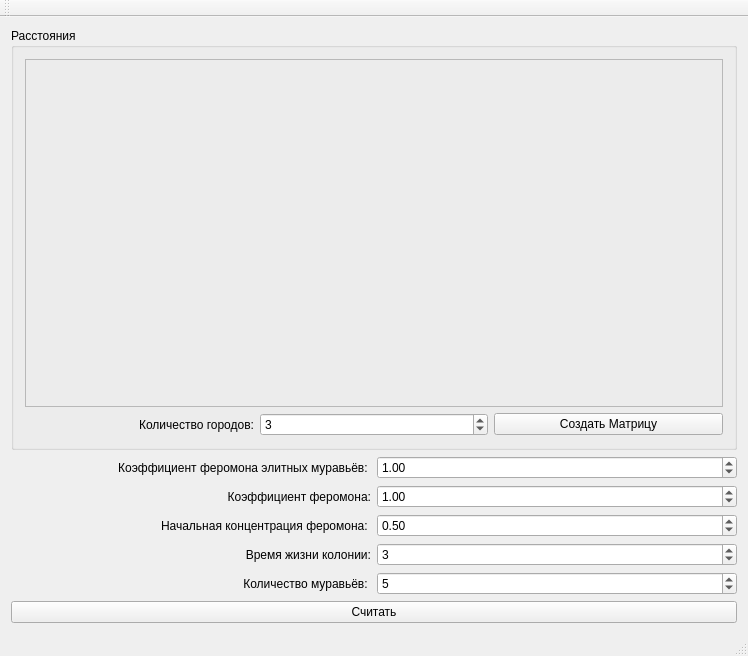
<?xml version="1.0" encoding="UTF-8"?>
<ui version="4.0">
 <class>MainWindow</class>
 <widget class="QMainWindow" name="MainWindow">
  <property name="geometry">
   <rect>
    <x>0</x>
    <y>0</y>
    <width>748</width>
    <height>656</height>
   </rect>
  </property>
  <property name="windowTitle">
   <string>MainWindow</string>
  </property>
  <widget class="QWidget" name="centralWidget">
   <layout class="QVBoxLayout" name="verticalLayout">
    <item>
     <widget class="QGroupBox" name="distanceMatrix">
      <property name="title">
       <string>Расстояния</string>
      </property>
      <layout class="QVBoxLayout" name="verticalLayout_2">
       <item>
        <widget class="QFrame" name="matrixFrame">
         <property name="frameShape">
          <enum>QFrame::StyledPanel</enum>
         </property>
         <property name="frameShadow">
          <enum>QFrame::Raised</enum>
         </property>
        </widget>
       </item>
       <item>
        <layout class="QHBoxLayout" name="horizontalLayout">
         <item>
          <widget class="QLabel" name="citiesLab">
           <property name="text">
            <string>Количество городов:</string>
           </property>
           <property name="alignment">
            <set>Qt::AlignRight|Qt::AlignTrailing|Qt::AlignVCenter</set>
           </property>
          </widget>
         </item>
         <item>
          <widget class="QSpinBox" name="citiesSpin">
           <property name="minimum">
            <number>2</number>
           </property>
           <property name="maximum">
            <number>20</number>
           </property>
           <property name="value">
            <number>3</number>
           </property>
          </widget>
         </item>
         <item>
          <widget class="QPushButton" name="createMatrixPB">
           <property name="text">
            <string>Создать Матрицу</string>
           </property>
          </widget>
         </item>
        </layout>
       </item>
      </layout>
     </widget>
    </item>
    <item>
     <layout class="QHBoxLayout" name="elightLayout">
      <item>
       <widget class="QLabel" name="elightLab">
        <property name="text">
         <string>Коэффициент феромона элитных муравьёв: </string>
        </property>
        <property name="alignment">
         <set>Qt::AlignRight|Qt::AlignTrailing|Qt::AlignVCenter</set>
        </property>
       </widget>
      </item>
      <item>
       <widget class="QDoubleSpinBox" name="elightSpin">
        <property name="value">
         <double>1.000000000000000</double>
        </property>
       </widget>
      </item>
     </layout>
    </item>
    <item>
     <layout class="QHBoxLayout" name="qLayout">
      <item>
       <widget class="QLabel" name="qLab">
        <property name="text">
         <string>Коэффициент феромона:</string>
        </property>
        <property name="alignment">
         <set>Qt::AlignRight|Qt::AlignTrailing|Qt::AlignVCenter</set>
        </property>
       </widget>
      </item>
      <item>
       <widget class="QDoubleSpinBox" name="qSpin">
        <property name="value">
         <double>1.000000000000000</double>
        </property>
       </widget>
      </item>
     </layout>
    </item>
    <item>
     <layout class="QHBoxLayout" name="initialLayout">
      <item>
       <widget class="QLabel" name="initialLab">
        <property name="text">
         <string>Начальная концентрация феромона: </string>
        </property>
        <property name="alignment">
         <set>Qt::AlignRight|Qt::AlignTrailing|Qt::AlignVCenter</set>
        </property>
       </widget>
      </item>
      <item>
       <widget class="QDoubleSpinBox" name="initialSpin">
        <property name="value">
         <double>0.500000000000000</double>
        </property>
       </widget>
      </item>
     </layout>
    </item>
    <item>
     <layout class="QHBoxLayout" name="lifetimeLayout">
      <item>
       <widget class="QLabel" name="lifetimeLab">
        <property name="text">
         <string>Время жизни колонии:</string>
        </property>
        <property name="alignment">
         <set>Qt::AlignRight|Qt::AlignTrailing|Qt::AlignVCenter</set>
        </property>
       </widget>
      </item>
      <item>
       <widget class="QSpinBox" name="lifetimeSpin">
        <property name="minimum">
         <number>1</number>
        </property>
        <property name="value">
         <number>3</number>
        </property>
       </widget>
      </item>
     </layout>
    </item>
    <item>
     <layout class="QHBoxLayout" name="countLayout">
      <item>
       <widget class="QLabel" name="countLab">
        <property name="text">
         <string>Количество муравьёв: </string>
        </property>
        <property name="alignment">
         <set>Qt::AlignRight|Qt::AlignTrailing|Qt::AlignVCenter</set>
        </property>
       </widget>
      </item>
      <item>
       <widget class="QSpinBox" name="countSpin">
        <property name="minimum">
         <number>1</number>
        </property>
        <property name="value">
         <number>5</number>
        </property>
       </widget>
      </item>
     </layout>
    </item>
    <item>
     <widget class="QPushButton" name="countPB">
      <property name="text">
       <string>Считать</string>
      </property>
     </widget>
    </item>
   </layout>
  </widget>
  <widget class="QMenuBar" name="menuBar">
   <property name="geometry">
    <rect>
     <x>0</x>
     <y>0</y>
     <width>748</width>
     <height>25</height>
    </rect>
   </property>
  </widget>
  <widget class="QToolBar" name="mainToolBar">
   <attribute name="toolBarArea">
    <enum>TopToolBarArea</enum>
   </attribute>
   <attribute name="toolBarBreak">
    <bool>false</bool>
   </attribute>
  </widget>
  <widget class="QStatusBar" name="statusBar"/>
 </widget>
 <layoutdefault spacing="6" margin="11"/>
 <resources/>
 <connections/>
</ui>
